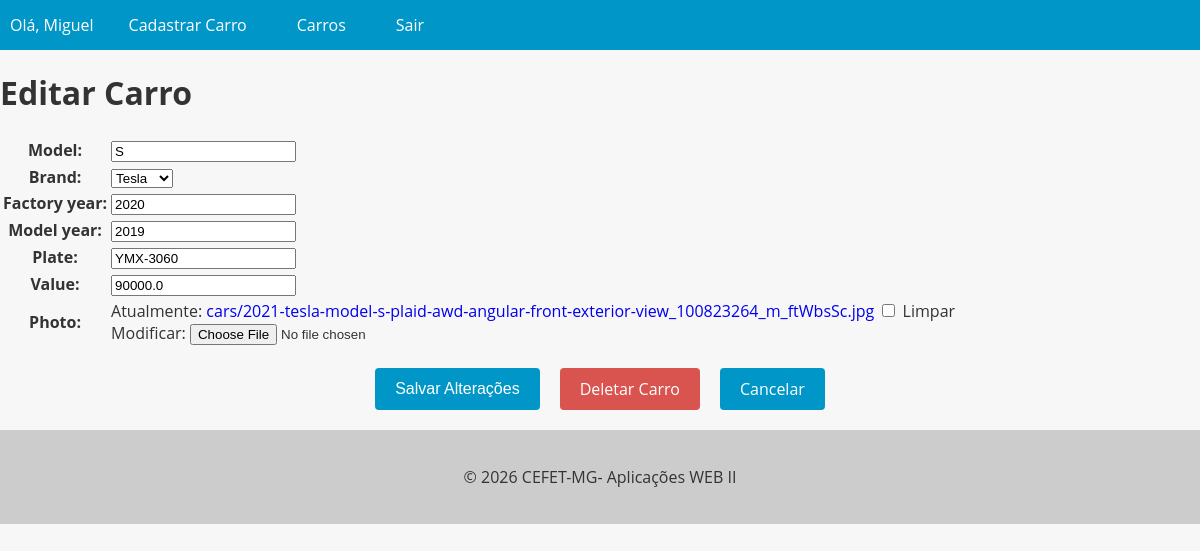
The page /car/6/update (signed in) on the database its author committed.
### cars/models.py (models this page shows, shortened)
class Car(models.Model):
    id = models.AutoField(primary_key=True)
    model = models.CharField(max_length=200)
    brand = models.ForeignKey(Brand, on_delete=models.PROTECT, related_name='car_brand')
    factory_year = models.IntegerField(blank=True, null=True)
    model_year = models.IntegerField(blank=True, null=True)
    plate = models.CharField(max_length=10, blank=True, null=True)
    value = models.FloatField(blank=True, null=True)
    photo = models.ImageField(upload_to='cars/', blank=True, null=True)

### cars/views.py (the view, shortened to what this page needs)
# urls.py: path('car/<int:pk>/update', CarUpdateView.as_view(), name='car_update'),
@method_decorator(login_required(login_url='login'), name='dispatch')
class CarUpdateView(UpdateView):
    model = Car
    form_class = CarModelForm
    template_name = 'car_update.html'

### cars/forms.py (shortened to what this page needs)
class CarModelForm(forms.ModelForm):
    class Meta:
        model = Car
        fields = '__all__'

### cars/models.py (called while the page is built)
    def __str__(self):
        return self.name

### cars/templates/car_update.html (shortened to what this page needs)
{% extends "base.html" %}
{% load static %}
{% block styles %}
    <link rel="stylesheet" type="text/css" href="{% static 'css/carDetail.css' %}">
{% endblock %}
{% block content %}
    <form method="post" enctype="multipart/form-data">
        <h1>Editar Carro</h1>
        <table>
            {{ form.as_table }}
        </table>
        <div>
            <div class="buttons-container">
            <input type="submit" value="Salvar Alterações" class="btn btn-primary">
            <a href="{% url 'car_delete' pk=object.pk %}" class="btn btn-danger">Deletar Carro</a>
            <a href="{% url 'cars_list' %}" class="btn btn-secondary">Cancelar</a>
            </div>
        </div>
    </form>
{% endblock %}

### app/templates/base.html (shortened to what this page needs)
{% load static %}
<!DOCTYPE html>
{% load static %}
<html lang="pt-br">
<head>
    <link rel="stylesheet" type="text/css" href="{% static 'css/global.css' %}">
    {% block styles %} {% endblock %}
</head>
<body>
    <header>
        <nav>
            <ul>
            {% if user.is_authenticated %}
                <li>Olá, {{ user.username }}</li>
                <li><a href="{% url 'new_car' %}">Cadastrar Carro</a></li>
            {% endif %}
                <li><a href="{% url 'cars_list' %}">Carros</a></li>
            {% if user.is_authenticated %}
                <li> <a href="{% url 'logout' %}">Sair</a> </li>
            {% endif %}
            </ul>
        </nav>
    </header>
    <main>
        {% block content %}
        {% endblock %}
    </main>
    <footer>
        <p>&copy; 2026 CEFET-MG- Aplicações WEB II</p>
    </footer>
</body>
</html>

### cars/static/css/global.css (style rules this page uses)
body { font-family: 'Open Sans', sans-serif; background-color: #f7f7f7; color: #333; margin: 0; padding: 0; }
header { background-color: #0096c7; color: #fff; text-align: center; }
footer { background-color: #ccc; color: #333; padding: 20px; text-align: center; }
nav { background-color: #0096c7; color: #fff; height: 50px; display: flex; justify-content: space-between; align-items: center; }
nav ul { list-style: none; margin: 0; padding: 0; display: flex; }
nav ul li { margin: 0 10px; }
nav ul li a { color: #fff; text-decoration: none; font-size: 16px; padding: 15px; transition: all 0.3s ease; }

### cars/static/css/carDetail.css (style rules this page uses)
.buttons-container { display: flex; justify-content: center; margin-top: 20px; margin-bottom: 20px; }
.btn { display: inline-block; background-color: #0096c7; color: #fff; border: none; padding: 10px 20px; font-size: 16px; border-radius: 4px; cursor: pointer; transition: background-color 0.3s ease-in-out; margin: 0 10px; }
.btn-danger { background-color: #d9534f; text-decoration: none !important; }
a { text-decoration: none !important; }

### rows shown on the page
Car: model "S", brand "Tesla", factory_year "2020", model_year "2019", plate "YMX-3060", value "90000.0"

### other values the page prints
{{ user.username }} "Miguel"
